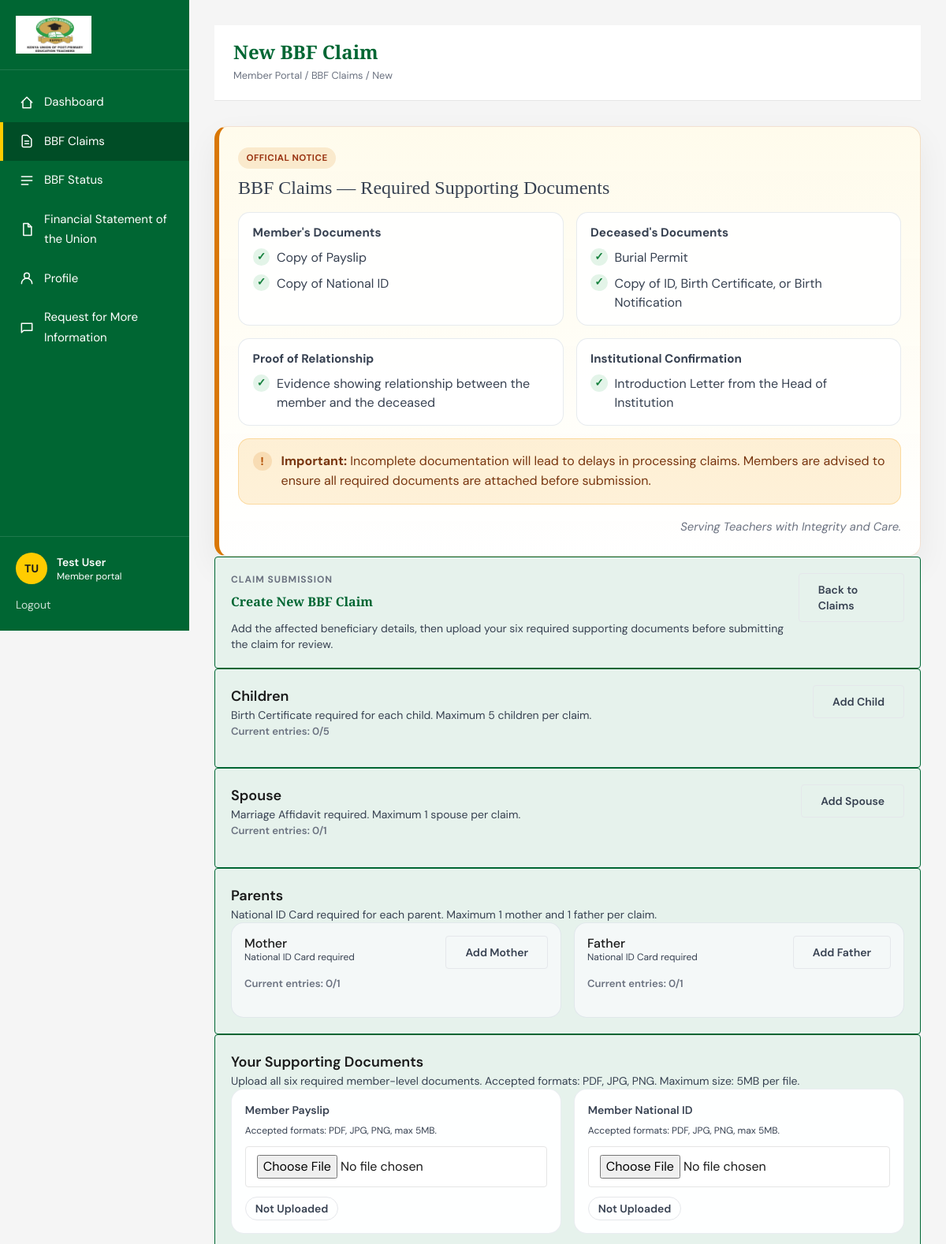
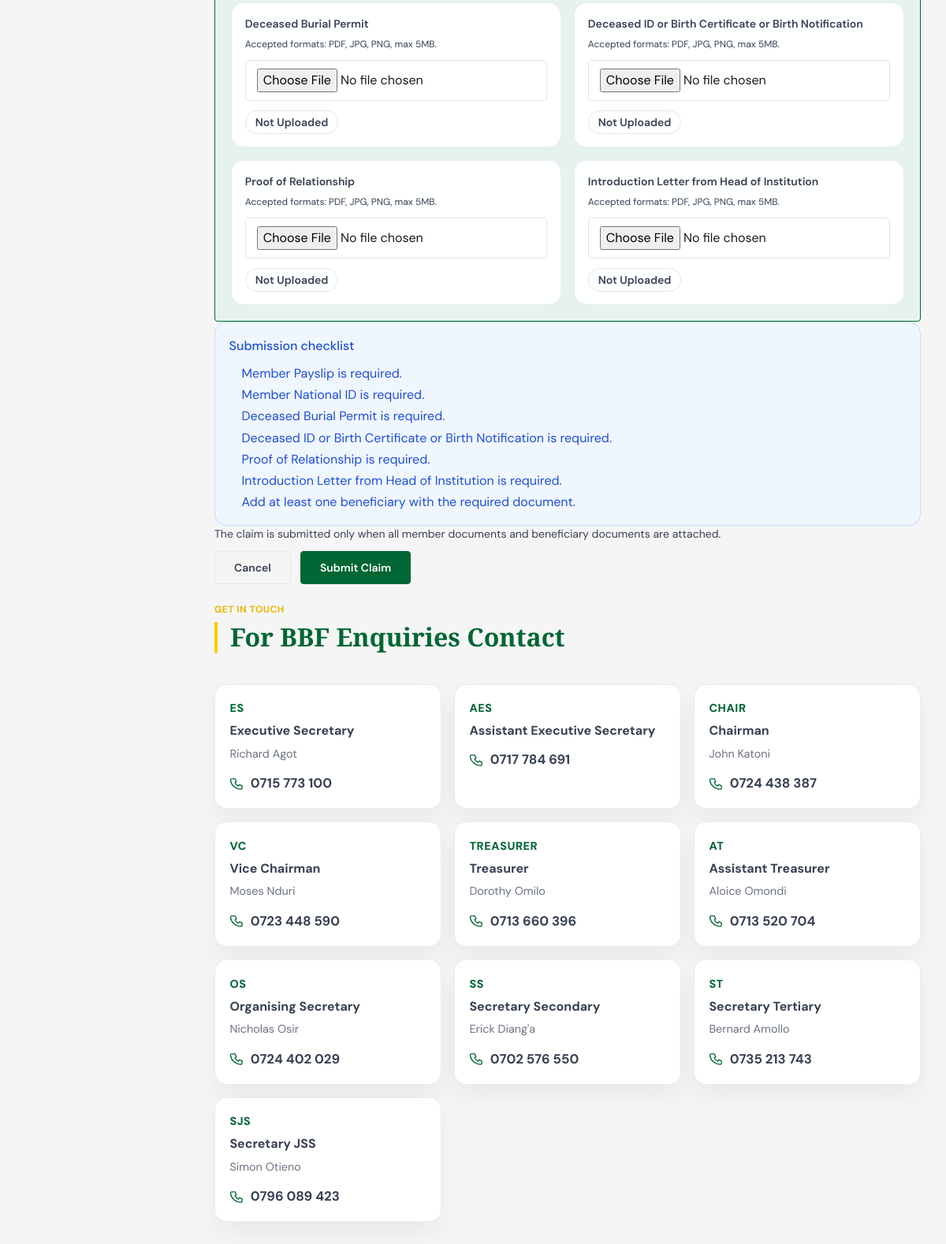
Page /dashboard/bbf-claims/new/ (signed in) on the committed database (2 pictures, top to bottom).
### accounts/models.py (models this page shows, shortened)
class CustomUser(AbstractUser):
    tsc_number = models.CharField(max_length=50, unique=True)
    email = models.EmailField(_('email address'), unique=True, null=True, blank=True)
    phone_number = models.CharField(max_length=20, blank=True)
    sub_county = models.CharField(max_length=100, blank=True)
    school = models.CharField(max_length=150, blank=True)
    APPROVAL_STATUS_CHOICES = [
        ('PENDING', _('Pending Approval')),
        ('APPROVED', _('Approved')),
        ('REJECTED', _('Rejected')),
    ]
    approval_status = models.CharField(max_length=10, choices=APPROVAL_STATUS_CHOICES, default='PENDING')
    approval_date = models.DateTimeField(null=True, blank=True)
    approved_by = models.ForeignKey(
        'self',
        on_delete=models.SET_NULL,
        null=True,
        blank=True,
        related_name='approved_users'
    )
    totp_secret = models.CharField(max_length=16, blank=True)
    totp_enabled = models.BooleanField(default=False)
    is_subcounty_rep = models.BooleanField(default=False)
    is_county_rep = models.BooleanField(default=False)
    username = None
    USERNAME_FIELD = 'tsc_number' # Use TSC number for login
    REQUIRED_FIELDS = ['email']
    objects = CustomUserManager()

### core/models.py (models this page shows, shortened)
class BECMember(models.Model):
    name = models.CharField(max_length=200)
    title = models.CharField(max_length=200)
    photo = models.ImageField(upload_to='bec_photos/', blank=True, null=True)
    order = models.PositiveIntegerField(default=0)
    class Meta:
        ordering = ['order']

### dashboard/views.py (the view, shortened to what this page needs)
# urls.py: path('bbf-claims/new/', views.BBFClaimCreateView.as_view(), name='bbf_claim_create'),
class BBFClaimCreateView(LoginRequiredMixin, CreateView):
    template_name = "dashboard/bbf_claim_new.html"
    login_url = reverse_lazy("login")
    model = BBFClaim
    fields = []
    def get_context_data(self, **kwargs):
        context = super().get_context_data(**kwargs)
        context['beneficiary_type_choices'] = BBFBeneficiary.BENEFICIARY_TYPE_CHOICES
        context["member_document_types"] = BBFClaimDocument.DOCUMENT_TYPE_CHOICES
        return context

### bbf/models.py (called while the page is built)
def generate_claim_reference():
    year = datetime.now().year
    random_part = ''.join(random.choices(string.ascii_uppercase + string.digits, k=6))
    return f"BBF-{year}-{random_part}"

### core/bbf_contacts.py (called while the page is built)
def _build_bec_lookup():
    lookup = {}
    for member in BECMember.objects.all():
        normalized = member.title.strip().lower()
        lookup[normalized] = member
    for title, aliases in TITLE_ALIASES.items():
        primary = lookup.get(title.lower())
        if primary:
            continue
        for alias in aliases:
            alias_match = lookup.get(alias.lower())
            if alias_match:
                lookup[title.lower()] = alias_match
                break
    return lookup

def get_bbf_contacts():
    bec_lookup = _build_bec_lookup()
    contacts = []
    for contact in CONTACT_DIRECTORY:
        bec_member = bec_lookup.get(contact["title"].lower())
        local_phone = contact["phone"]
        tel_phone = local_phone[1:] if local_phone.startswith("0") else local_phone
        contacts.append(
            {
                **contact,
                "holder_name": bec_member.name if bec_member else "",
                "tel_phone": tel_phone,
            }
        )
    return contacts

### dashboard/context_processors.py (called while the page is built)
def bbf_contacts(request):
    return {"contact_list": get_bbf_contacts()}

### templates/dashboard/bbf_claim_new.html (shortened to what this page needs)
{% extends 'dashboard/base_dashboard.html' %}
{% load static %}
{% block dashboard_title %}New BBF Claim{% endblock %}
{% block dashboard_breadcrumb %}Member Portal / BBF Claims / New{% endblock %}
{% block dashboard_content %}
<div class="space-y-6">
    {% include 'partials/bbf_documents_notice.html' %}
    <section class="eligibility-panel">
        <div class="claim-page-heading">
            <div>
                <p class="dashboard-card__eyebrow">Claim Submission</p>
                <h2 class="mb-2">Create New BBF Claim</h2>
                <p class="text-sm text-[var(--gray-500)]">Add the affected beneficiary details, then upload your six required supporting documents before submitting the claim for review.</p>
            </div>
            <a href="{% url 'bbf_claims' %}" class="btn btn-secondary">Back to Claims</a>
        </div>
    </section>
    <form id="bbfClaimForm" method="post" enctype="multipart/form-data" class="space-y-6">
        <section class="eligibility-panel">
            <div class="claim-section-heading">
                <div>
                    <h3 class="font-semibold text-lg">Children</h3>
                    <p class="text-sm text-[var(--gray-500)]">Birth Certificate required for each child. Maximum 5 children per claim.</p>
                </div>
                <button type="button" onclick="addBeneficiary('child')" class="btn btn-secondary text-sm" id="addChildBtn">
                    <span>Add Child</span>
                </button>
            </div>
            <div class="beneficiary-count">Current entries: <span id="childCount">0</span>/5</div>
        </section>
        <section class="eligibility-panel">
            <div class="claim-section-heading">
                <div>
                    <h3 class="font-semibold text-lg">Spouse</h3>
                    <p class="text-sm text-[var(--gray-500)]">Marriage Affidavit required. Maximum 1 spouse per claim.</p>
                </div>
                <button type="button" onclick="addBeneficiary('spouse')" class="btn btn-secondary text-sm" id="addSpouseBtn">
                    <span>Add Spouse</span>
                </button>
            </div>
            <div class="beneficiary-count">Current entries: <span id="spouseCount">0</span>/1</div>
        </section>
        <section class="eligibility-panel">
            <div class="claim-section-heading">
                <div>
                    <h3 class="font-semibold text-lg">Parents</h3>
                    <p class="text-sm text-[var(--gray-500)]">National ID Card required for each parent. Maximum 1 mother and 1 father per claim.</p>
                </div>
            </div>
            <div class="grid grid-cols-1 md:grid-cols-2 gap-4">
                <div class="claim-parent-shell">
                    <div class="claim-section-heading claim-section-heading--compact">
                        <div>
                            <h4 class="font-medium">Mother</h4>
                            <p class="text-xs text-[var(--gray-500)]">National ID Card required</p>
                        </div>
                        <button type="button" onclick="addBeneficiary('parent_mother')" class="btn btn-secondary text-sm" id="addMotherBtn">
                            <span>Add Mother</span>
                        </button>
                    </div>
                    <div class="beneficiary-count">Current entries: <span id="motherCount">0</span>/1</div>
                </div>
                <div class="claim-parent-shell">
                    <div class="claim-section-heading claim-section-heading--compact">
                        <div>
                            <h4 class="font-medium">Father</h4>
                            <p class="text-xs text-[var(--gray-500)]">National ID Card required</p>
                        </div>
                        <button type="button" onclick="addBeneficiary('parent_father')" class="btn btn-secondary text-sm" id="addFatherBtn">
                            <span>Add Father</span>
                        </button>
                    </div>
                    <div class="beneficiary-count">Current entries: <span id="fatherCount">0</span>/1</div>
                </div>
            </div>
        </section>
        <section class="eligibility-panel">
            <div class="claim-section-heading">
                <div>
                    <h3 class="font-semibold text-lg">Your Supporting Documents</h3>
                    <p class="text-sm text-[var(--gray-500)]">Upload all six required member-level documents. Accepted formats: PDF, JPG, PNG. Maximum size: 5MB per file.</p>
                </div>
            </div>
            <div class="member-doc-grid">
                {% for doc_type, doc_label in member_document_types %}
                    <div class="member-doc-card" data-doc-type="{{ doc_type }}">
                        <label class="block text-sm font-semibold text-[var(--gray-900)] mb-2" for="member_doc_{{ doc_type }}">{{ doc_label }}</label>
                        <p class="text-xs text-[var(--gray-500)] mb-3">Accepted formats: PDF, JPG, PNG, max 5MB.</p>
                        <input
                            id="member_doc_{{ doc_type }}"
                            type="file"
                            name="member_doc_{{ doc_type }}"
                            accept=".pdf,.jpg,.jpeg,.png"
                            class="text-input member-doc-input"
                            data-doc-type="{{ doc_type }}"
                        >
                        <div class="member-doc-status">
                            <span class="status-badge status-badge--muted" data-doc-status="{{ doc_type }}">Not Uploaded</span>
                        </div>
                    </div>
                {% endfor %}
            </div>
        </section>
        <div id="submitRequirements" class="form-alert form-alert--info">
            <p class="font-medium mb-2">Submission checklist</p>
            <ul id="missingRequirements" class="space-y-1"></ul>
        </div>
        <div class="flex flex-col gap-3 md:flex-row md:items-center md:justify-between">
            <p class="text-sm text-[var(--gray-500)]">The claim is submitted only when all member documents and beneficiary documents are attached.</p>
            <div class="flex items-center gap-3">
                <a href="{% url 'bbf_claims' %}" class="btn btn-secondary">Cancel</a>
                <button type="submit" class="btn btn-primary" id="submitClaimBtn" disabled>
                    <span>Submit Claim</span>
                </button>
            </div>
        </div>
    </form>
    {% with contacts=contact_list %}
        {% include 'partials/bbf_contact_directory.html' %}
    {% endwith %}
</div>
{% endblock %}

### templates/dashboard/base_dashboard.html (shortened to what this page needs)
{% extends 'base.html' %}
{% load static %}
{% block body_class %}dashboard-body{% endblock %}
{% block site_shell %}
<div class="dashboard-shell">
    <aside class="dashboard-sidebar" id="dashboard-sidebar">
        <div class="dashboard-sidebar__logo">
            <a href="{% url 'dashboard' %}">
                <img src="{% static 'images/kuppet.png' %}" alt="KUPPET Siaya Branch logo">
            </a>
        </div>
        <nav class="dashboard-nav" aria-label="Dashboard navigation">
            <a href="{% url 'dashboard' %}" class="dashboard-nav-link {% if request.resolver_match.url_name == 'dashboard' %}is-active{% endif %}">
                <svg class="dashboard-nav-icon" fill="none" stroke="currentColor" viewBox="0 0 24 24" aria-hidden="true">
                    <path stroke-linecap="round" stroke-linejoin="round" stroke-width="1.8" d="M4 12l8-8 8 8"></path>
                    <path stroke-linecap="round" stroke-linejoin="round" stroke-width="1.8" d="M6 10v10h12V10"></path>
                </svg>
                <span class="dashboard-nav-label">Dashboard</span>
            </a>
            <a href="{% url 'bbf_claims' %}" class="dashboard-nav-link {% if request.resolver_match.url_name == 'bbf_claims' or request.resolver_match.url_name == 'bbf_claim_create' or request.resolver_match.url_name == 'bbf_claim_detail' %}is-active{% endif %}">
                <svg class="dashboard-nav-icon" fill="none" stroke="currentColor" viewBox="0 0 24 24" aria-hidden="true">
                    <path stroke-linecap="round" stroke-linejoin="round" stroke-width="1.8" d="M9 12h6m-6 4h6m2 5H7a2 2 0 01-2-2V5a2 2 0 012-2h5.586a1 1 0 01.707.293l5.414 5.414a1 1 0 01.293.707V19a2 2 0 01-2 2z"></path>
                </svg>
                <span class="dashboard-nav-label">BBF Claims</span>
            </a>
            <a href="{% url 'bbf_status' %}" class="dashboard-nav-link {% if request.resolver_match.url_name == 'bbf_status' %}is-active{% endif %}">
                <svg class="dashboard-nav-icon" fill="none" stroke="currentColor" viewBox="0 0 24 24" aria-hidden="true">
                    <path stroke-linecap="round" stroke-linejoin="round" stroke-width="1.8" d="M4 6h16M4 12h16M4 18h10"></path>
                </svg>
                <span class="dashboard-nav-label">BBF Status</span>
            </a>
            <a href="{% url 'financials' %}" class="dashboard-nav-link {% if request.resolver_match.url_name == 'financials' %}is-active{% endif %}">
                <svg class="dashboard-nav-icon" fill="none" stroke="currentColor" viewBox="0 0 24 24" aria-hidden="true">
                    <path stroke-linecap="round" stroke-linejoin="round" stroke-width="1.8" d="M7 3h7l5 5v13H7z"></path>
                    <path stroke-linecap="round" stroke-linejoin="round" stroke-width="1.8" d="M14 3v5h5"></path>
                </svg>
                <span class="dashboard-nav-label">Financial Statement of the Union</span>
            </a>
            <a href="{% url 'profile' %}" class="dashboard-nav-link {% if request.resolver_match.url_name == 'profile' %}is-active{% endif %}">
                <span class="dashboard-nav-label">Profile</span>
            </a>
            <a href="{% url 'support' %}" class="dashboard-nav-link {% if request.resolver_match.url_name == 'support' %}is-active{% endif %}">
                <svg class="dashboard-nav-icon" fill="none" stroke="currentColor" viewBox="0 0 24 24" aria-hidden="true">
                    <path stroke-linecap="round" stroke-linejoin="round" stroke-width="1.8" d="M4 5h16v11H7l-3 3V5z"></path>
                </svg>
                <span class="dashboard-nav-label">Request for More Information</span>
            </a>
        </nav>
        <div class="dashboard-sidebar__footer">
            <div class="mb-3 flex items-center gap-3">
                <span class="avatar-badge">{{ user.first_name|default:user.tsc_number|slice:":1" }}{{ user.last_name|slice:":1" }}</span>
                <div class="dashboard-sidebar__footer-text">
                    <p class="text-sm font-semibold">{{ user.get_full_name|default:user.tsc_number }}</p>
                    <p class="text-xs text-white/70">Member portal</p>
                </div>
            </div>
            <a href="{% url 'logout' %}" class="text-sm text-white/80 hover:text-white hover:underline">Logout</a>
        </div>
    </aside>
    <main class="dashboard-main">
        <div class="dashboard-main__inner">
            <div class="dashboard-heading-bar">
                <div class="flex items-start gap-4">
                    <div>
                        <h1>{% block dashboard_title %}Member Dashboard{% endblock %}</h1>
                        <p class="dashboard-breadcrumb">{% block dashboard_breadcrumb %}Member Portal{% endblock %}</p>
                    </div>
                </div>
            </div>
            {% block dashboard_content %}{% endblock %}
        </div>
    </main>
</div>
{% endblock %}

### templates/partials/bbf_contact_directory.html
<section class="bbf-contact-directory">
    <div class="section-heading">
        <span class="section-heading__eyebrow">Get in Touch</span>
        <h2 class="section-heading__title">For BBF Enquiries Contact</h2>
    </div>
    <div class="contact-grid">
        {% for contact in contacts %}
        <div class="contact-card">
            <div class="contact-role">{{ contact.role }}</div>
            <p class="contact-title">{{ contact.title }}</p>
            {% if contact.holder_name %}
                <p class="contact-holder">{{ contact.holder_name }}</p>
            {% endif %}
            <a href="tel:+254{{ contact.tel_phone }}" class="contact-phone">
                <svg class="phone-icon" fill="none" stroke="currentColor" viewBox="0 0 24 24" aria-hidden="true">
                    <path stroke-linecap="round" stroke-linejoin="round" stroke-width="1.8" d="M6 4h4l2 5-2.5 1.5a14 14 0 006 6L17 14l5 2v4a2 2 0 01-2.2 2A18 18 0 012 6.2 2 2 0 014 4z"></path>
                </svg>
                {{ contact.phone_display }}
            </a>
        </div>
        {% endfor %}
    </div>
</section>

### rows in the picture
CustomUser: first_name "T", last_name "U", get_full_name "Test User"
BECMember: role "ES", title "Executive Secretary", holder_name "Richard Agot", phone_display "0715 773 100"
BECMember: role "CHAIR", title "Chairman", holder_name "John Katoni", phone_display "0724 438 387"
BECMember: role "VC", title "Vice Chairman", holder_name "Moses Nduri", phone_display "0723 448 590"
BECMember: role "TREASURER", title "Treasurer", holder_name "Dorothy Omilo", phone_display "0713 660 396"
BECMember: role "AT", title "Assistant Treasurer", holder_name "Aloice Omondi", phone_display "0713 520 704"
BECMember: role "OS", title "Organising Secretary", holder_name "Nicholas Osir", phone_display "0724 402 029"
BECMember: role "SS", title "Secretary Secondary", holder_name "Erick Diang'a", phone_display "0702 576 550"
BECMember: role "ST", title "Secretary Tertiary", holder_name "Bernard Amollo", phone_display "0735 213 743"
BECMember: role "SJS", title "Secretary JSS", holder_name "Simon Otieno", phone_display "0796 089 423"

### other values in the picture
{{ doc_label }} "Member Payslip" "Member National ID" "Deceased Burial Permit" "Deceased ID or Birth Certificate or Birth Notification" "Proof of Relationship" "Introduction Letter from Head of Institution"
{{ contact.role }} "AES"
{{ contact.title }} "Assistant Executive Secretary"
{{ contact.phone_display }} "0717 784 691"
